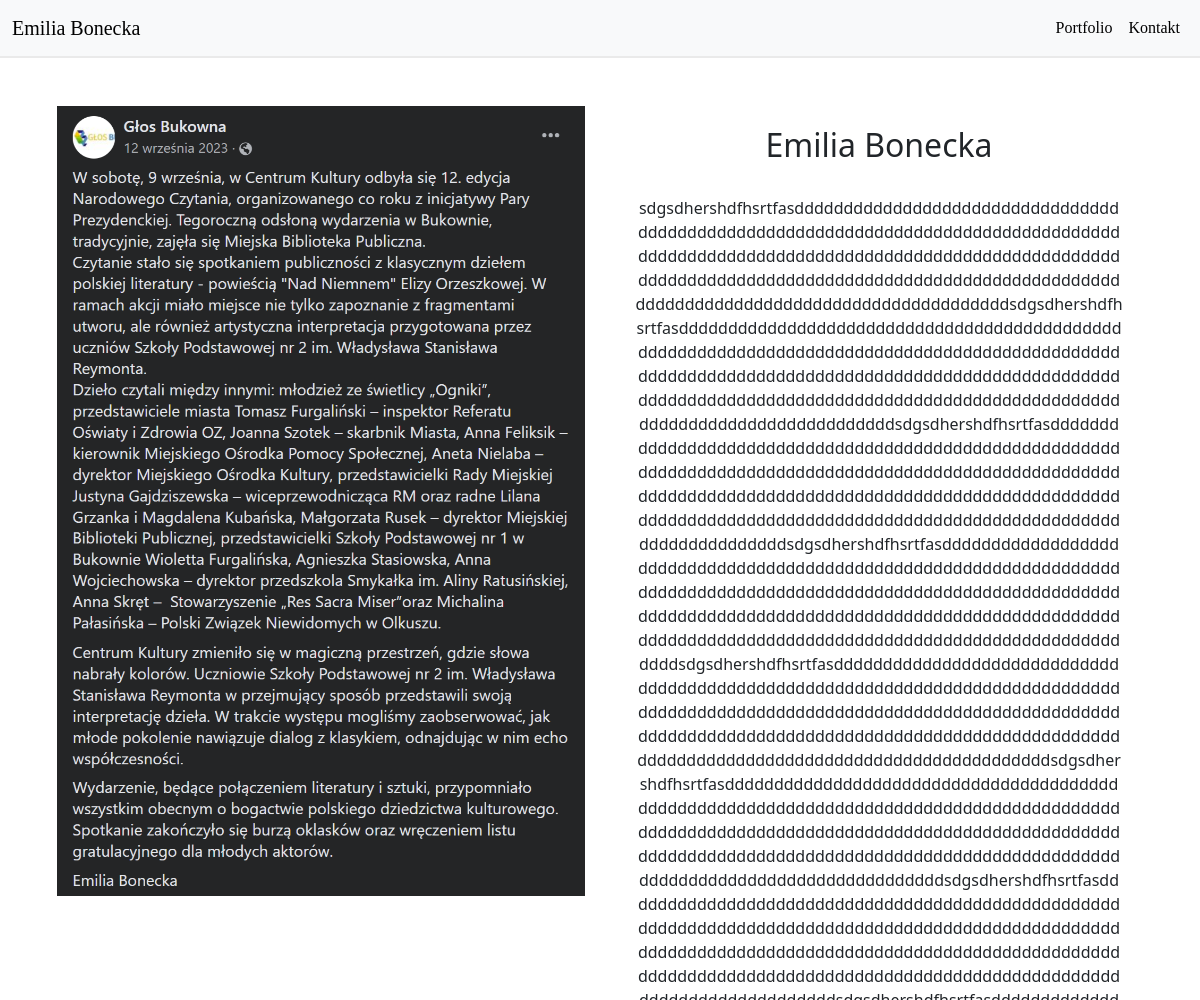
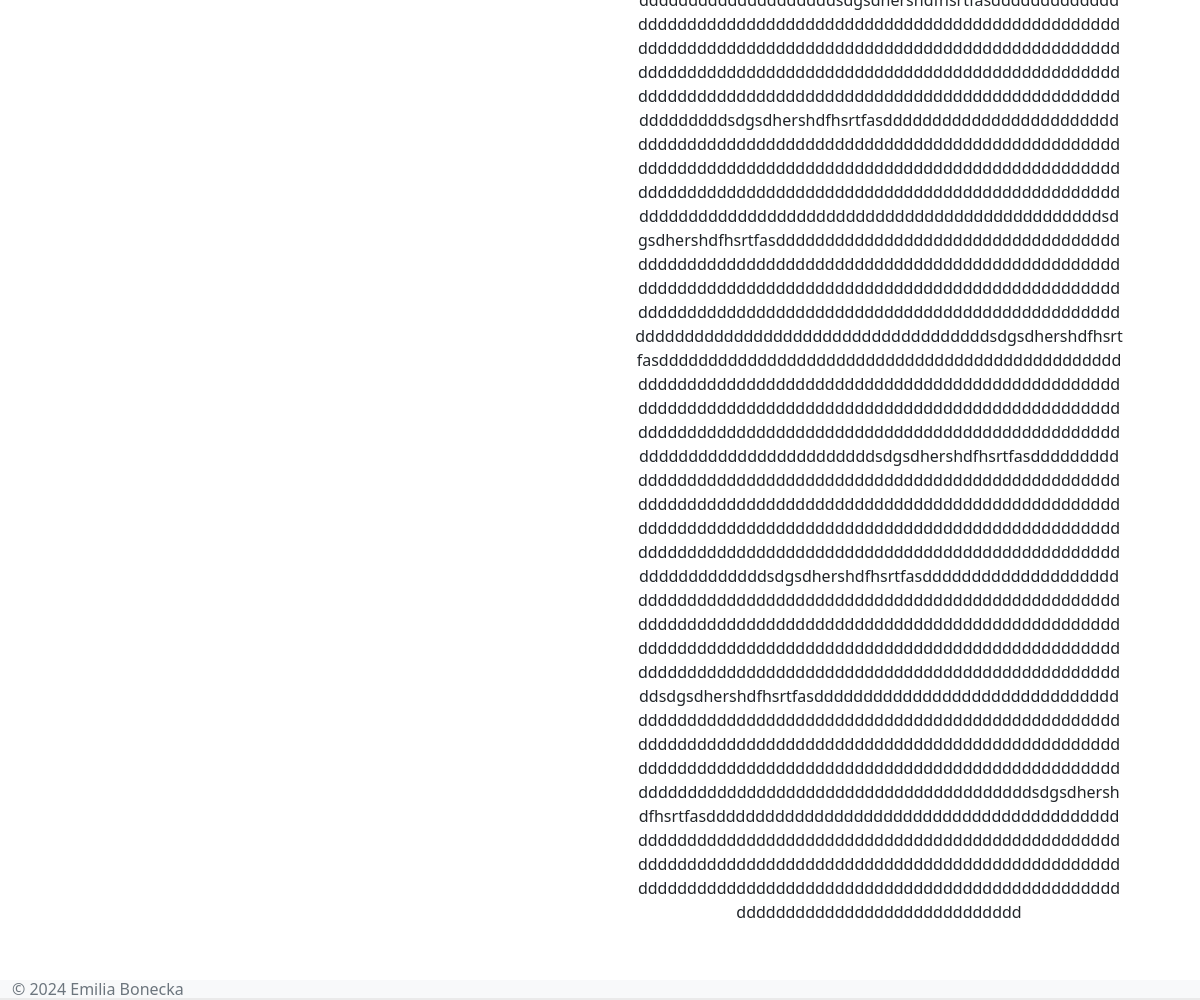
The page / on the database its author committed (2 pictures, top to bottom).
### portfolio/models.py (models this page shows, shortened)
class AboutMe(models.Model):
    title = models.CharField(max_length=10000, null=True, blank=True)
    text = models.CharField(max_length=10000, null=True, blank=True)
    image = models.ImageField(Image, null=True, blank=True)

### portfolio/views.py (the view)
# urls.py: path('', views.about_me, name='about_me'),
def about_me(request):
    about_me_obj = AboutMe.objects.first()
    context = {'about_me_obj': about_me_obj}
    return render(request, 'site/about_me.html', context)

### portfolio/templates/site/About_me.html
{% extends 'site/main.html' %}
{% load static %}
{% block content %}
<div class="container">
    <br>
    <br>
    <div class="row justify-content-center text-center">
        {% if about_me_obj %}
        <div class="col-md-6">
            <img src="{{ about_me_obj.image.url }}" alt="Profile Photo" class="profile-photo">
        </div>
        <div class="col-md-6">
            <div class="about-text">
                <h2>{{ about_me_obj.title }}</h2>
                <br>
                <p>{{ about_me_obj.text }}</p>
            </div>
        </div>
        {% else %}
        <p>About me section is not available right now.</p>
        {% endif %}
    </div>
</div>
{% endblock %}

### portfolio/templates/site/Main.html (shortened to what this page needs)
{% load static %}
<!DOCTYPE html>
<html>
<head>
    <link href="https://cdn.jsdelivr.net/npm/bootstrap@5.0.2/dist/css/bootstrap.min.css" rel="stylesheet"
>
    <link rel="stylesheet" type="text/css" href="{% static 'css/main.css' %}">
</head>
<body>
    <nav class="navbar navbar-expand-lg navbar-light bg-light">
        <div class="container-fluid">
            <a class="navbar-brand" href="{% url 'about_me' %}">Emilia Bonecka</a>
            <div class="collapse navbar-collapse justify-content-end" id="navbarSupportedContent">
                <ul class="navbar-nav">
                    <li class="nav-item">
                        <a class="nav-link" href="{% url 'portfolio' %}">Portfolio</a>
                    </li>
                    <li class="nav-item">
                        <a class="nav-link" href="{% url 'contact' %}">Kontakt</a>
                    </li>
                </ul>
            </div>
        </div>
    </nav>
    {% block content %}
    {% endblock content %}
    <footer id="footer" class="navbar navbar-expand-lg navbar-light bg-light">
        <div class="container-fluid text-center">
            <span class="text-muted">&copy; 2024 Emilia Bonecka</span>
        </div>
    </footer>
</body>
</html>

### static/css/main.css (style rules this page uses)
.profile-photo { width: 100%; max-width: 600px; height: auto; margin-bottom: 20px; }
.about-text { background: #ffffff; padding: 20px; margin: 0 0 20px 0; border-radius: 5px; max-width: 600px; height: auto; word-wrap: break-word; overflow-wrap: break-word; hyphens: auto; }
.row { margin-right: 0; margin-left: 0; }
.col-md-6 { padding-right: 15px; padding-left: 15px; }
.navbar { background-color: white; border-bottom: 2px solid #eaeaea; }
.navbar-brand, .nav-link { font-family: Georgia, serif; color: black !important; transition: color 0.3s; }
.container { padding-bottom: 20px; }
#footer { position: fixed; left: 0; bottom: 0; width: 100%; height: 20px; background-color: #f5f5f5; }

### rows shown on the page
AboutMe: image (picture), title "Emilia Bonecka", text "sdgsdhershdfhsrtfasddddddddddddddddddddddddddddddddddddddddddddddddddddddddddddddddddddddddddddddddddddddddddddddddddddddddddddddddddddddddddddddddddddddddddddddddddddddddddddddddddddddddddddddddddddddddddddddddddddddddddddddddddddddddddsdgsdhershdfhsrtfasddddddddddddddddddddddddddddddddddddddddddddddddddddddddddddddddddddddddddddddddddddddddddddddddddddddddddddddddddddddddddddddddddddddddddddddddddddddddddddddddddddddddddddddddddddddddddddddddddddddddddddddddddddddddddsdgsdhershdfhsrtfasddddddddddddddddddddddddddddddddddddddddddddddddddddddddddddddddddddddddddddddddddddddddddddddddddddddddddddddddddddddddddddddddddddddddddddddddddddddddddddddddddddddddddddddddddddddddddddddddddddddddddddddd…"
